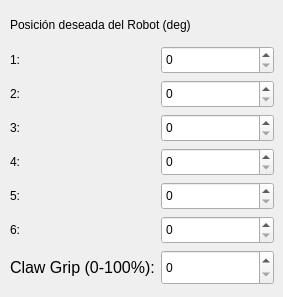
      <widget class="QWidget" name="SpinBox">
       <widget class="QWidget" name="gridLayoutWidget_6">
        <property name="geometry">
         <rect>
          <x>10</x>
          <y>10</y>
          <width>264</width>
          <height>278</height>
         </rect>
        </property>
        <layout class="QGridLayout" name="GridQdSB">
         <item row="2" column="1">
          <widget class="QSpinBox" name="qd2SB">
           <property name="minimumSize">
            <size>
             <width>0</width>
             <height>28</height>
            </size>
           </property>
           <property name="maximumSize">
            <size>
             <width>16777215</width>
             <height>28</height>
            </size>
           </property>
          </widget>
         </item>
         <item row="1" column="1">
          <widget class="QSpinBox" name="qd1SB">
           <property name="minimumSize">
            <size>
             <width>0</width>
             <height>28</height>
            </size>
           </property>
           <property name="maximumSize">
            <size>
             <width>16777215</width>
             <height>28</height>
            </size>
           </property>
          </widget>
         </item>
         <item row="6" column="1">
          <widget class="QSpinBox" name="qd6SB">
           <property name="minimumSize">
            <size>
             <width>0</width>
             <height>28</height>
            </size>
           </property>
           <property name="maximumSize">
            <size>
             <width>16777215</width>
             <height>28</height>
            </size>
           </property>
          </widget>
         </item>
         <item row="5" column="1">
          <widget class="QSpinBox" name="qd5SB">
           <property name="minimumSize">
            <size>
             <width>0</width>
             <height>28</height>
            </size>
           </property>
           <property name="maximumSize">
            <size>
             <width>16777215</width>
             <height>28</height>
            </size>
           </property>
          </widget>
         </item>
         <item row="0" column="0" colspan="2">
          <widget class="QLabel" name="label_61">
           <property name="minimumSize">
            <size>
             <width>262</width>
             <height>30</height>
            </size>
           </property>
           <property name="maximumSize">
            <size>
             <width>16777215</width>
             <height>30</height>
            </size>
           </property>
           <property name="text">
            <string>Posición deseada del Robot (deg)</string>
           </property>
          </widget>
         </item>
         <item row="5" column="0">
          <widget class="QLabel" name="label_58">
           <property name="minimumSize">
            <size>
             <width>128</width>
             <height>28</height>
            </size>
           </property>
           <property name="maximumSize">
            <size>
             <width>16777215</width>
             <height>28</height>
            </size>
           </property>
           <property name="text">
            <string>5:</string>
           </property>
          </widget>
         </item>
         <item row="2" column="0">
          <widget class="QLabel" name="label_56">
           <property name="minimumSize">
            <size>
             <width>128</width>
             <height>28</height>
            </size>
           </property>
           <property name="maximumSize">
            <size>
             <width>16777215</width>
             <height>28</height>
            </size>
           </property>
           <property name="text">
            <string>2:</string>
           </property>
          </widget>
         </item>
         <item row="1" column="0">
          <widget class="QLabel" name="label_55">
           <property name="minimumSize">
            <size>
             <width>128</width>
             <height>28</height>
            </size>
           </property>
           <property name="maximumSize">
            <size>
             <width>16777215</width>
             <height>28</height>
            </size>
           </property>
           <property name="text">
            <string>1:</string>
           </property>
          </widget>
         </item>
         <item row="3" column="0">
          <widget class="QLabel" name="label_54">
           <property name="minimumSize">
            <size>
             <width>128</width>
             <height>28</height>
            </size>
           </property>
           <property name="maximumSize">
            <size>
             <width>16777215</width>
             <height>28</height>
            </size>
           </property>
           <property name="text">
            <string>3:</string>
           </property>
          </widget>
         </item>
         <item row="6" column="0">
          <widget class="QLabel" name="label_59">
           <property name="minimumSize">
            <size>
             <width>128</width>
             <height>28</height>
            </size>
           </property>
           <property name="maximumSize">
            <size>
             <width>16777215</width>
             <height>28</height>
            </size>
           </property>
           <property name="text">
            <string>6:</string>
           </property>
          </widget>
         </item>
         <item row="4" column="1">
          <widget class="QSpinBox" name="qd4SB">
           <property name="minimumSize">
            <size>
             <width>0</width>
             <height>28</height>
            </size>
           </property>
           <property name="maximumSize">
            <size>
             <width>16777215</width>
             <height>28</height>
            </size>
           </property>
          </widget>
         </item>
         <item row="3" column="1">
          <widget class="QSpinBox" name="qd3SB">
           <property name="minimumSize">
            <size>
             <width>0</width>
             <height>28</height>
            </size>
           </property>
           <property name="maximumSize">
            <size>
             <width>16777215</width>
             <height>28</height>
            </size>
           </property>
          </widget>
         </item>
         <item row="4" column="0">
          <widget class="QLabel" name="label_57">
           <property name="minimumSize">
            <size>
             <width>128</width>
             <height>28</height>
            </size>
           </property>
           <property name="maximumSize">
            <size>
             <width>16777215</width>
             <height>28</height>
            </size>
           </property>
           <property name="text">
            <string>4:</string>
           </property>
          </widget>
         </item>
         <item row="7" column="0">
          <widget class="QLabel" name="label_107">
           <property name="minimumSize">
            <size>
             <width>0</width>
             <height>35</height>
            </size>
           </property>
           <property name="maximumSize">
            <size>
             <width>16777215</width>
             <height>35</height>
            </size>
           </property>
           <property name="font">
            <font>
             <pointsize>12</pointsize>
            </font>
           </property>
           <property name="text">
            <string>Claw Grip (0-100%):</string>
           </property>
          </widget>
         </item>
         <item row="7" column="1">
          <widget class="QSpinBox" name="gripValueSB">
           <property name="minimumSize">
            <size>
             <width>0</width>
             <height>35</height>
            </size>
           </property>
           <property name="maximumSize">
            <size>
             <width>16777215</width>
             <height>35</height>
            </size>
           </property>
          </widget>
         </item>
        </layout>
       </widget>
      </widget>
